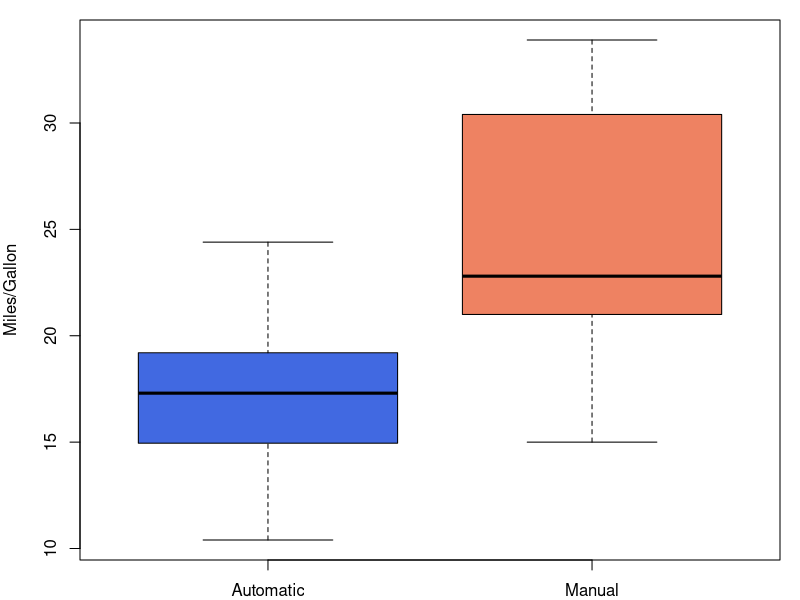
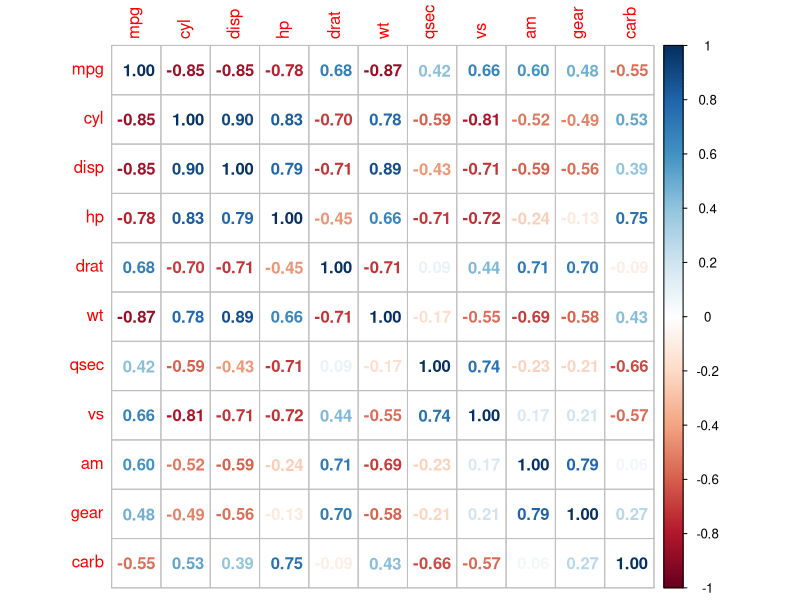
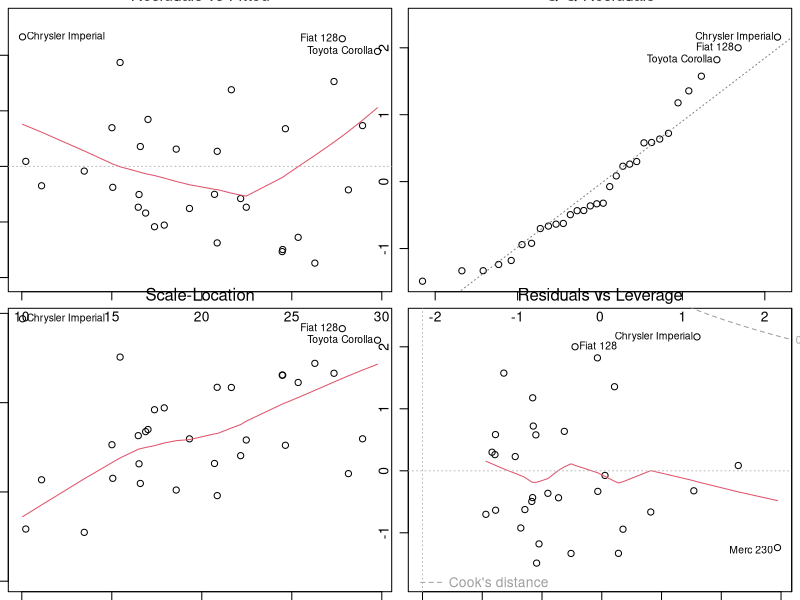

Write R code to recreate these figures, in order.
## ---- chunk 1
require(corrplot)
## ---- chunk 2
par(mar = c(2, 4, 1, 1))
boxplot(mpg ~ am, data = mtcars, xlab = "Tranmission Type", 
        ylab = "Miles/Gallon", col = c("royalblue", "salmon2"), 
        names = c("Automatic", "Manual"))
## ---- chunk 3
fit_all <- lm(mpg ~ ., data = mtcars)
summary(fit_all)$coef
## ---- chunk 4
step(fit_all, direction = "backward", test = "F")
## ---- chunk 5
fit <- lm(formula = mpg ~ wt + qsec + am, data = mtcars)
summary(fit)$coef
## ---- chunk 6
par(mar = c(.5, .5, .5, .5))
corrplot(cor(mtcars), method = "number")
## ---- chunk 7
par(mfrow = c(2, 2))
plot(fit)
